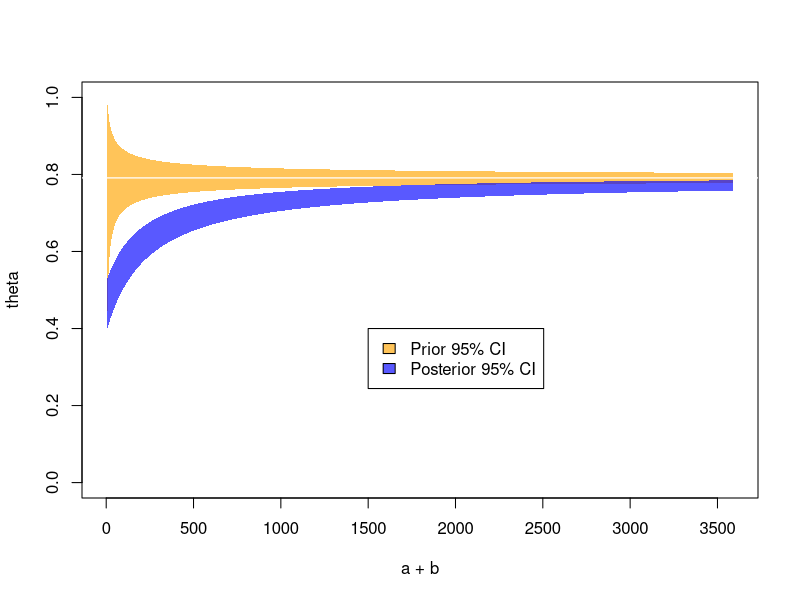

Generate this figure with R:
## Castaneda v. Partida
## (based on examples 5.10.1 and 5.10.2 in DeGroot and Schervish
##     _Probability and Statistics_
##

n <- 220   ## number of grand jurors chosen
y <- 100   ## number of Mexican-American jurors chosen

theta.true <- 0.791  ## true Mexican-American fraction of population


## prior should be such that E[theta] = 0.791
## (no discrimination in expectation)
##
## E[theta] = a / (a + b)
## so we should only look at priors for which 
## a = 3.785 * b
##
## ( verify (3.785 * b) / (3.785 * b + b) = 0.791 for all b )
##

b <- seq(from=1, to=750, by=1)
a <- 3.785 * b
ab <- a+b

prior.025 <- rep(NA, length(b))
prior.975 <- rep(NA, length(b))
post.025 <- rep(NA, length(b))
post.975 <- rep(NA, length(b))

for (i in 1:length(b)){
  prior.025[i] <- qbeta(0.025, a[i], b[i])
  prior.975[i] <- qbeta(0.975, a[i], b[i])
  post.025[i] <- qbeta(0.025, a[i]+y, b[i]+n-y)
  post.975[i] <- qbeta(0.975, a[i]+y, b[i]+n-y)

}


plot(ab, prior.025, type="n", lty=2, col="orange", ylim=c(0,1), ylab="theta",
     xlab="a + b")

polygon(c(ab, rev(ab)), c(prior.025, rev(prior.975)), col=rgb(1,.647,0,.65),
        border=NA)
polygon(c(ab, rev(ab)), c(post.025, rev(post.975)), col=rgb(0,0,1,.65),
        border=NA)

abline(h=theta.true, col="white", lwd=1.25)
legend(x=1500, y=0.4, legend=c("Prior 95% CI", "Posterior 95% CI"),
       fill=c(rgb(1,.647,0,.65), rgb(0,0,1,.65))) 
